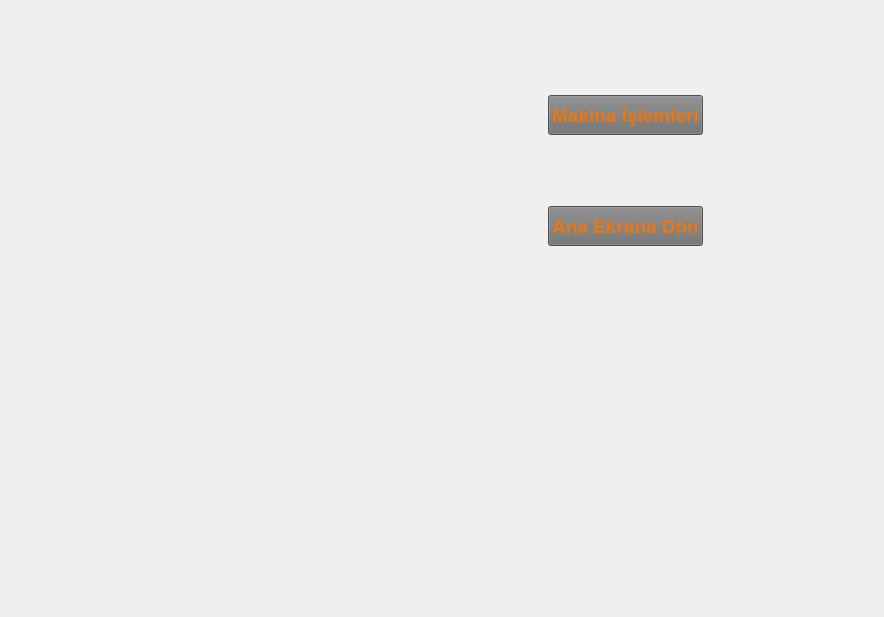
<?xml version="1.0" encoding="UTF-8"?>
<ui version="4.0">
 <class>calisanekran</class>
 <widget class="QWidget" name="calisanekran">
  <property name="geometry">
   <rect>
    <x>0</x>
    <y>0</y>
    <width>884</width>
    <height>617</height>
   </rect>
  </property>
  <property name="windowTitle">
   <string>Form</string>
  </property>
  <property name="windowIcon">
   <iconset resource="icons.qrc">
    <normaloff>:/icons/icons/NicePng_table-clipart-png_8386405.png</normaloff>:/icons/icons/NicePng_table-clipart-png_8386405.png</iconset>
  </property>
  <property name="styleSheet">
   <string notr="true">#calisanekran {
border-image: url(:/icons/icons/—Pngtree—modern industrial factory_5418694.png);
}</string>
  </property>
  <widget class="QWidget" name="horizontalLayoutWidget">
   <property name="geometry">
    <rect>
     <x>450</x>
     <y>30</y>
     <width>351</width>
     <height>281</height>
    </rect>
   </property>
   <layout class="QHBoxLayout" name="horizontalLayout">
    <item>
     <spacer name="horizontalSpacer">
      <property name="orientation">
       <enum>Qt::Horizontal</enum>
      </property>
      <property name="sizeHint" stdset="0">
       <size>
        <width>40</width>
        <height>20</height>
       </size>
      </property>
     </spacer>
    </item>
    <item>
     <layout class="QVBoxLayout" name="verticalLayout">
      <item>
       <spacer name="verticalSpacer_2">
        <property name="orientation">
         <enum>Qt::Vertical</enum>
        </property>
        <property name="sizeHint" stdset="0">
         <size>
          <width>20</width>
          <height>30</height>
         </size>
        </property>
       </spacer>
      </item>
      <item>
       <widget class="QPushButton" name="pb_cmakinaislem">
        <property name="sizePolicy">
         <sizepolicy hsizetype="Expanding" vsizetype="Fixed">
          <horstretch>0</horstretch>
          <verstretch>0</verstretch>
         </sizepolicy>
        </property>
        <property name="minimumSize">
         <size>
          <width>50</width>
          <height>40</height>
         </size>
        </property>
        <property name="font">
         <font>
          <pointsize>14</pointsize>
          <weight>75</weight>
          <bold>true</bold>
         </font>
        </property>
        <property name="styleSheet">
         <string notr="true">background-color: rgb(111, 111, 111);
color: rgb(238, 119, 15);
border -radius : 5px</string>
        </property>
        <property name="text">
         <string>Makina İşlemleri</string>
        </property>
        <property name="iconSize">
         <size>
          <width>25</width>
          <height>25</height>
         </size>
        </property>
       </widget>
      </item>
      <item>
       <spacer name="verticalSpacer_4">
        <property name="orientation">
         <enum>Qt::Vertical</enum>
        </property>
        <property name="sizeHint" stdset="0">
         <size>
          <width>20</width>
          <height>30</height>
         </size>
        </property>
       </spacer>
      </item>
      <item>
       <widget class="QPushButton" name="pb_canaekrandon">
        <property name="sizePolicy">
         <sizepolicy hsizetype="Expanding" vsizetype="Fixed">
          <horstretch>0</horstretch>
          <verstretch>0</verstretch>
         </sizepolicy>
        </property>
        <property name="minimumSize">
         <size>
          <width>50</width>
          <height>40</height>
         </size>
        </property>
        <property name="font">
         <font>
          <pointsize>14</pointsize>
          <weight>75</weight>
          <bold>true</bold>
         </font>
        </property>
        <property name="styleSheet">
         <string notr="true">background-color: rgb(111, 111, 111);
color: rgb(238, 119, 15);
border -radius : 5px</string>
        </property>
        <property name="text">
         <string>Ana Ekrana Dön</string>
        </property>
        <property name="iconSize">
         <size>
          <width>25</width>
          <height>25</height>
         </size>
        </property>
       </widget>
      </item>
      <item>
       <spacer name="verticalSpacer_3">
        <property name="orientation">
         <enum>Qt::Vertical</enum>
        </property>
        <property name="sizeHint" stdset="0">
         <size>
          <width>20</width>
          <height>30</height>
         </size>
        </property>
       </spacer>
      </item>
     </layout>
    </item>
    <item>
     <spacer name="horizontalSpacer_2">
      <property name="orientation">
       <enum>Qt::Horizontal</enum>
      </property>
      <property name="sizeHint" stdset="0">
       <size>
        <width>40</width>
        <height>20</height>
       </size>
      </property>
     </spacer>
    </item>
   </layout>
  </widget>
 </widget>
 <resources>
  <include location="icons.qrc"/>
 </resources>
 <connections/>
</ui>
